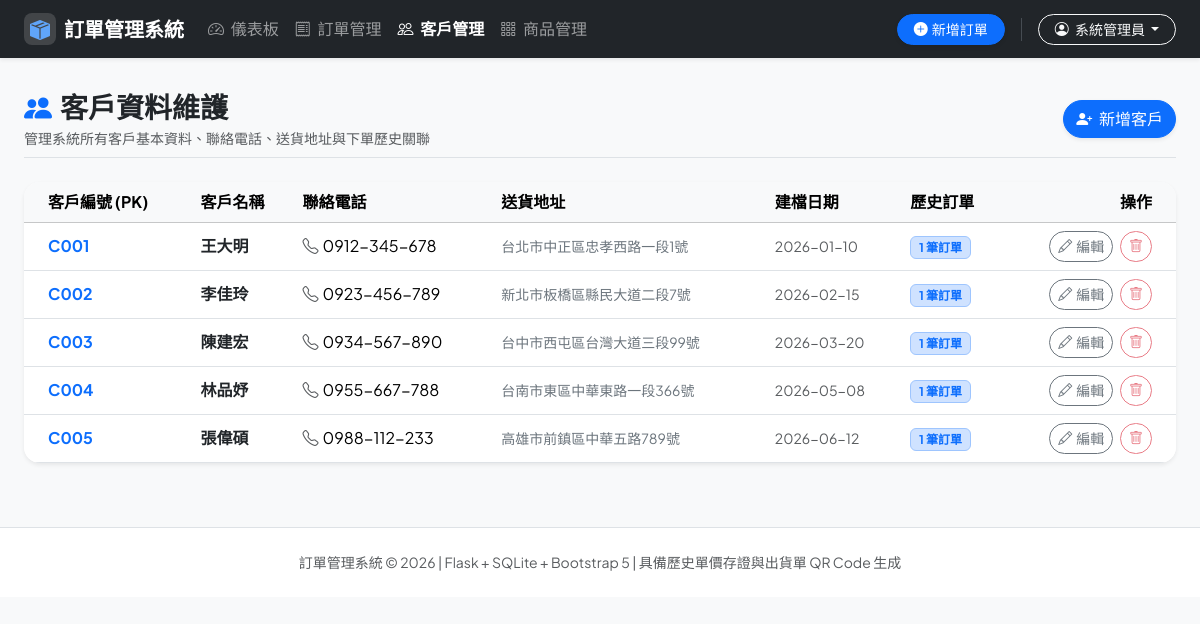
The app's page /customers (signed in) with its own data.
### tables this page shows
CREATE TABLE customer (
        customer_id TEXT PRIMARY KEY,
        name TEXT NOT NULL,
        phone TEXT NOT NULL,
        address TEXT NOT NULL,
        created_at TEXT DEFAULT (datetime('now', 'localtime'))
    );

### app.py (the view)
@app.route('/customers')
@login_required
def customers_list():
    conn = get_db()
    cursor = conn.cursor()
    cursor.execute("""
        SELECT c.*, COUNT(o.order_id) AS order_count
        FROM customer c
        LEFT JOIN orders o ON c.customer_id = o.customer_id
        GROUP BY c.customer_id
        ORDER BY c.customer_id ASC
    """)
    customers = cursor.fetchall()
    conn.close()
    return render_template('customers.html', customers=customers)

### app.py (called while the page is built)
def login_required(f):
    @wraps(f)
    def decorated_function(*args, **kwargs):
        if 'username' not in session:
            flash("請先登入系統以存取管理功能", "warning")
            return redirect(url_for('login', next=request.url))
        return f(*args, **kwargs)
    return decorated_function

### database.py (called while the page is built)
def get_db():
    conn = sqlite3.connect(DB_FILE)
    conn.row_factory = sqlite3.Row
    conn.execute("PRAGMA foreign_keys = ON;")
    return conn

### templates/customers.html (shortened to what this page needs)
{% extends "base.html" %}
{% block content %}
<div class="d-flex flex-wrap justify-content-between align-items-center mb-4 pb-2 border-bottom">
    <div>
        <h3 class="fw-bold text-dark mb-1"><i class="bi bi-people-fill me-2 text-primary"></i>客戶資料維護</h3>
        <p class="text-muted small mb-0">管理系統所有客戶基本資料、聯絡電話、送貨地址與下單歷史關聯</p>
    </div>
    <div class="mt-2 mt-md-0">
        <button class="btn btn-primary rounded-pill shadow-sm" data-bs-toggle="modal" data-bs-target="#addCustomerModal">
            <i class="bi bi-person-plus-fill me-1"></i> 新增客戶
        </button>
    </div>
</div>
<div class="card border-0 shadow-sm rounded-4 overflow-hidden">
    <div class="card-body p-0">
        <div class="table-responsive">
            <table class="table table-hover align-middle mb-0">
                <thead class="table-light">
                    <tr>
                        <th class="ps-4">客戶編號 (PK)</th>
                        <th>客戶名稱</th>
                        <th>聯絡電話</th>
                        <th>送貨地址</th>
                        <th>建檔日期</th>
                        <th>歷史訂單</th>
                        <th class="text-end pe-4">操作</th>
                    </tr>
                </thead>
                <tbody>
                    {% for c in customers %}
                    <tr>
                        <td class="ps-4 fw-bold text-primary">{{ c.customer_id }}</td>
                        <td class="fw-semibold text-dark">{{ c.name }}</td>
                        <td><i class="bi bi-telephone text-muted me-1"></i>{{ c.phone }}</td>
                        <td class="text-secondary small">{{ c.address }}</td>
                        <td class="text-muted small">{{ c.created_at }}</td>
                        <td>
                            {% if c.order_count > 0 %}
                                <span class="badge bg-primary-subtle text-primary border border-primary-subtle">{{ c.order_count }} 筆訂單</span>
                            {% else %}
                                <span class="badge bg-light text-muted border">尚無訂單</span>
                            {% endif %}
                        </td>
                        <td class="text-end pe-4">
                            <button class="btn btn-sm btn-outline-secondary rounded-pill me-1"
                                    data-bs-toggle="modal"
                                    data-bs-target="#editCustomerModal_{{ c.customer_id }}">
                                <i class="bi bi-pencil me-1"></i>編輯
                            </button>
                            <form action="{{ url_for('customer_delete', customer_id=c.customer_id) }}" method="POST" class="d-inline" onsubmit="return confirm('確定要刪除客戶 [{{ c.customer_id }} - {{ c.name }}] 嗎？');">
                                <button type="submit" class="btn btn-sm btn-outline-danger rounded-pill" {% if c.order_count > 0 %}title="該客戶已有訂單，不可刪除" disabled{% endif %}>
                                    <i class="bi bi-trash"></i>
                                </button>
                            </form>
                        </td>
                    </tr>
                    {% else %}
                    <tr>
                        <td colspan="7" class="text-center py-5 text-muted">目前暫無任何客戶資料</td>
                    </tr>
                    {% endfor %}
                </tbody>
            </table>
        </div>
    </div>
</div>
{% endblock %}

### static/css/custom.css (style rules this page uses)
:root { --bs-font-sans-serif: 'Noto Sans TC', 'Plus Jakarta Sans', system-ui, -apple-system, sans-serif; --primary-gradient: linear-gradient(135deg, #2563eb 0%, #1d4ed8 100%); --card-border-radius: 1rem; }
body { font-family: var(--bs-font-sans-serif); color: #1e293b; background-color: #f8fafc; min-height: 100vh; }

### records on screen
customer: customer_id "C001", name "王大明", phone "0912-345-678", address "台北市中正區忠孝西路一段1號", created_at "2026-01-10", order_count "1"
customer: customer_id "C002", name "李佳玲", phone "0923-456-789", address "新北市板橋區縣民大道二段7號", created_at "2026-02-15", order_count "1"
customer: customer_id "C003", name "陳建宏", phone "0934-567-890", address "台中市西屯區台灣大道三段99號", created_at "2026-03-20", order_count "1"
customer: customer_id "C004", name "林品妤", phone "0955-667-788", address "台南市東區中華東路一段366號", created_at "2026-05-08", order_count "1"
customer: customer_id "C005", name "張偉碩", phone "0988-112-233", address "高雄市前鎮區中華五路789號", created_at "2026-06-12", order_count "1"

### other values on screen
{{ session.get('display_name', '管理員') }} "系統管理員"
